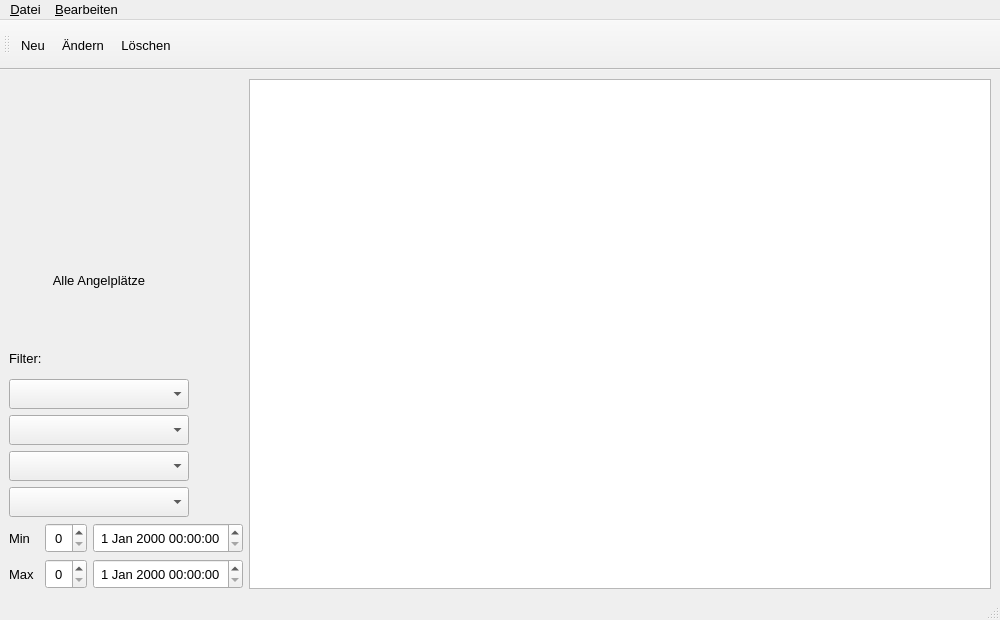
<?xml version="1.0" encoding="UTF-8"?>
<ui version="4.0">
 <class>AngelplatzWindow</class>
 <widget class="QMainWindow" name="AngelplatzWindow">
  <property name="windowModality">
   <enum>Qt::WindowModal</enum>
  </property>
  <property name="geometry">
   <rect>
    <x>0</x>
    <y>0</y>
    <width>1000</width>
    <height>620</height>
   </rect>
  </property>
  <property name="font">
   <font>
    <pointsize>10</pointsize>
   </font>
  </property>
  <property name="windowTitle">
   <string>Fische</string>
  </property>
  <widget class="QWidget" name="centralwidget">
   <layout class="QHBoxLayout" name="horizontalLayout_3">
    <item>
     <layout class="QVBoxLayout" name="verticalLayout">
      <item>
       <widget class="QLabel" name="image">
        <property name="minimumSize">
         <size>
          <width>180</width>
          <height>180</height>
         </size>
        </property>
        <property name="maximumSize">
         <size>
          <width>180</width>
          <height>180</height>
         </size>
        </property>
        <property name="text">
         <string/>
        </property>
        <property name="pixmap">
         <pixmap resource="Angeltagebuch.qrc">:/logo.png</pixmap>
        </property>
        <property name="scaledContents">
         <bool>true</bool>
        </property>
        <property name="alignment">
         <set>Qt::AlignCenter</set>
        </property>
       </widget>
      </item>
      <item>
       <widget class="QLabel" name="lblAngelplatzInfo">
        <property name="minimumSize">
         <size>
          <width>180</width>
          <height>30</height>
         </size>
        </property>
        <property name="maximumSize">
         <size>
          <width>180</width>
          <height>16777215</height>
         </size>
        </property>
        <property name="text">
         <string>Alle Angelplätze</string>
        </property>
        <property name="alignment">
         <set>Qt::AlignCenter</set>
        </property>
        <property name="wordWrap">
         <bool>true</bool>
        </property>
       </widget>
      </item>
      <item>
       <spacer name="verticalSpacer">
        <property name="orientation">
         <enum>Qt::Vertical</enum>
        </property>
        <property name="sizeHint" stdset="0">
         <size>
          <width>20</width>
          <height>40</height>
         </size>
        </property>
       </spacer>
      </item>
      <item>
       <widget class="QLabel" name="lblFilter">
        <property name="minimumSize">
         <size>
          <width>180</width>
          <height>30</height>
         </size>
        </property>
        <property name="maximumSize">
         <size>
          <width>180</width>
          <height>30</height>
         </size>
        </property>
        <property name="text">
         <string>Filter:</string>
        </property>
       </widget>
      </item>
      <item>
       <widget class="QComboBox" name="cbFischarten">
        <property name="minimumSize">
         <size>
          <width>180</width>
          <height>30</height>
         </size>
        </property>
        <property name="maximumSize">
         <size>
          <width>180</width>
          <height>30</height>
         </size>
        </property>
       </widget>
      </item>
      <item>
       <widget class="QComboBox" name="cbNacht">
        <property name="minimumSize">
         <size>
          <width>180</width>
          <height>30</height>
         </size>
        </property>
        <property name="maximumSize">
         <size>
          <width>180</width>
          <height>30</height>
         </size>
        </property>
       </widget>
      </item>
      <item>
       <widget class="QComboBox" name="cbNiederschlag">
        <property name="minimumSize">
         <size>
          <width>180</width>
          <height>30</height>
         </size>
        </property>
        <property name="maximumSize">
         <size>
          <width>180</width>
          <height>30</height>
         </size>
        </property>
       </widget>
      </item>
      <item>
       <widget class="QComboBox" name="cbParameter">
        <property name="minimumSize">
         <size>
          <width>180</width>
          <height>30</height>
         </size>
        </property>
        <property name="maximumSize">
         <size>
          <width>180</width>
          <height>30</height>
         </size>
        </property>
       </widget>
      </item>
      <item>
       <layout class="QHBoxLayout" name="horizontalLayout">
        <item>
         <widget class="QLabel" name="lblMin">
          <property name="minimumSize">
           <size>
            <width>30</width>
            <height>30</height>
           </size>
          </property>
          <property name="maximumSize">
           <size>
            <width>30</width>
            <height>30</height>
           </size>
          </property>
          <property name="text">
           <string>Min</string>
          </property>
         </widget>
        </item>
        <item>
         <widget class="QSpinBox" name="sbMin">
          <property name="minimumSize">
           <size>
            <width>0</width>
            <height>30</height>
           </size>
          </property>
          <property name="maximumSize">
           <size>
            <width>150</width>
            <height>30</height>
           </size>
          </property>
          <property name="alignment">
           <set>Qt::AlignCenter</set>
          </property>
         </widget>
        </item>
        <item>
         <widget class="QDateTimeEdit" name="dateTimeMin">
          <property name="minimumSize">
           <size>
            <width>0</width>
            <height>30</height>
           </size>
          </property>
          <property name="maximumSize">
           <size>
            <width>150</width>
            <height>30</height>
           </size>
          </property>
          <property name="alignment">
           <set>Qt::AlignCenter</set>
          </property>
         </widget>
        </item>
       </layout>
      </item>
      <item>
       <layout class="QHBoxLayout" name="horizontalLayout_2">
        <item>
         <widget class="QLabel" name="lblMax">
          <property name="minimumSize">
           <size>
            <width>30</width>
            <height>30</height>
           </size>
          </property>
          <property name="maximumSize">
           <size>
            <width>30</width>
            <height>30</height>
           </size>
          </property>
          <property name="text">
           <string>Max</string>
          </property>
         </widget>
        </item>
        <item>
         <widget class="QSpinBox" name="sbMax">
          <property name="minimumSize">
           <size>
            <width>0</width>
            <height>30</height>
           </size>
          </property>
          <property name="maximumSize">
           <size>
            <width>150</width>
            <height>30</height>
           </size>
          </property>
          <property name="alignment">
           <set>Qt::AlignCenter</set>
          </property>
         </widget>
        </item>
        <item>
         <widget class="QDateTimeEdit" name="dateTimeMax">
          <property name="minimumSize">
           <size>
            <width>0</width>
            <height>30</height>
           </size>
          </property>
          <property name="maximumSize">
           <size>
            <width>150</width>
            <height>30</height>
           </size>
          </property>
          <property name="alignment">
           <set>Qt::AlignCenter</set>
          </property>
         </widget>
        </item>
       </layout>
      </item>
     </layout>
    </item>
    <item>
     <widget class="QTableView" name="tableView">
      <property name="font">
       <font>
        <pointsize>10</pointsize>
        <bold>true</bold>
       </font>
      </property>
      <property name="styleSheet">
       <string notr="true">
</string>
      </property>
      <property name="editTriggers">
       <set>QAbstractItemView::NoEditTriggers</set>
      </property>
      <property name="selectionMode">
       <enum>QAbstractItemView::SingleSelection</enum>
      </property>
      <property name="selectionBehavior">
       <enum>QAbstractItemView::SelectRows</enum>
      </property>
      <property name="textElideMode">
       <enum>Qt::ElideMiddle</enum>
      </property>
      <property name="sortingEnabled">
       <bool>true</bool>
      </property>
      <attribute name="horizontalHeaderMinimumSectionSize">
       <number>0</number>
      </attribute>
      <attribute name="horizontalHeaderDefaultSectionSize">
       <number>100</number>
      </attribute>
      <attribute name="horizontalHeaderShowSortIndicator" stdset="0">
       <bool>true</bool>
      </attribute>
      <attribute name="horizontalHeaderStretchLastSection">
       <bool>true</bool>
      </attribute>
      <attribute name="verticalHeaderVisible">
       <bool>false</bool>
      </attribute>
      <attribute name="verticalHeaderMinimumSectionSize">
       <number>0</number>
      </attribute>
      <attribute name="verticalHeaderDefaultSectionSize">
       <number>100</number>
      </attribute>
     </widget>
    </item>
   </layout>
  </widget>
  <widget class="QMenuBar" name="menubar">
   <property name="geometry">
    <rect>
     <x>0</x>
     <y>0</y>
     <width>1000</width>
     <height>28</height>
    </rect>
   </property>
   <widget class="QMenu" name="menuDatei">
    <property name="title">
     <string>&amp;Datei</string>
    </property>
    <addaction name="actionBEenden"/>
   </widget>
   <widget class="QMenu" name="menuBearbeiten">
    <property name="title">
     <string>&amp;Bearbeiten</string>
    </property>
    <addaction name="actionNeu"/>
    <addaction name="actionNdern"/>
    <addaction name="actionLschen"/>
   </widget>
   <addaction name="menuDatei"/>
   <addaction name="menuBearbeiten"/>
  </widget>
  <widget class="QStatusBar" name="statusbar"/>
  <widget class="QToolBar" name="toolBar">
   <property name="minimumSize">
    <size>
     <width>0</width>
     <height>50</height>
    </size>
   </property>
   <property name="maximumSize">
    <size>
     <width>16777215</width>
     <height>50</height>
    </size>
   </property>
   <property name="windowTitle">
    <string>toolBar</string>
   </property>
   <attribute name="toolBarArea">
    <enum>TopToolBarArea</enum>
   </attribute>
   <attribute name="toolBarBreak">
    <bool>false</bool>
   </attribute>
   <addaction name="actionNeu"/>
   <addaction name="actionNdern"/>
   <addaction name="actionLschen"/>
  </widget>
  <action name="actionNeu">
   <property name="icon">
    <iconset resource="Angeltagebuch.qrc">
     <normaloff>:/neu.png</normaloff>:/neu.png</iconset>
   </property>
   <property name="text">
    <string>&amp;Neu...</string>
   </property>
   <property name="shortcut">
    <string>Ctrl+N</string>
   </property>
  </action>
  <action name="actionNdern">
   <property name="icon">
    <iconset resource="Angeltagebuch.qrc">
     <normaloff>:/aendern.png</normaloff>:/aendern.png</iconset>
   </property>
   <property name="text">
    <string>Ä&amp;ndern...</string>
   </property>
   <property name="shortcut">
    <string>Ctrl+E</string>
   </property>
  </action>
  <action name="actionLschen">
   <property name="icon">
    <iconset resource="Angeltagebuch.qrc">
     <normaloff>:/loeschen.png</normaloff>:/loeschen.png</iconset>
   </property>
   <property name="text">
    <string>&amp;Löschen</string>
   </property>
   <property name="shortcut">
    <string>Ctrl+D</string>
   </property>
  </action>
  <action name="actionBEenden">
   <property name="icon">
    <iconset resource="Angeltagebuch.qrc">
     <normaloff>:/beenden.png</normaloff>:/beenden.png</iconset>
   </property>
   <property name="text">
    <string>B&amp;eenden</string>
   </property>
   <property name="shortcut">
    <string>Ctrl+Q</string>
   </property>
  </action>
 </widget>
 <resources>
  <include location="Angeltagebuch.qrc"/>
 </resources>
 <connections/>
</ui>
